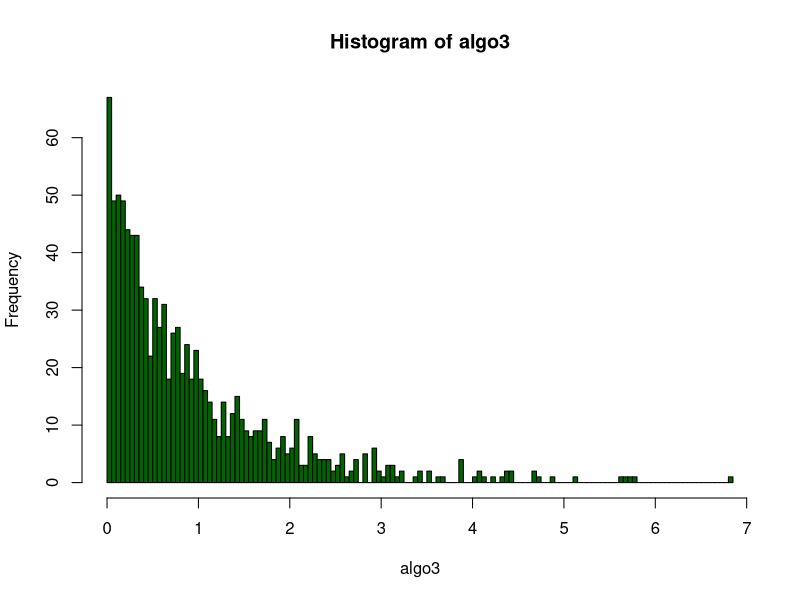

Source code (R):
alg3=function(n,alpha)
{
algo3=vector(length=n)
i=1;count=0
d=1.0334-0.0766*exp(2.2942*(alpha))
b=alpha*(d^(alpha-1))*exp(-1*d)
#print(b)
a=(2*(1-exp(-0.5*d)))^(alpha)
#print(a)
c=a+b
while(i<=n)
{
arr=runif(2)
count=count+1
if (arr[1]<=a/c) 
{
X=-2*log(1-((c*arr[1])^(1/alpha))/2)
}
else 
{
X=-log((c*(1-arr[1]))/(alpha*(d^(alpha-1))))
}
if (X<=d && X!=0 && (arr[2]<=((X^(alpha-1))*
(exp(-X/2)))/((2*(1-exp(-1*X/2)))^(alpha-1))))
{
algo3[i]=X
i=i+1
}
if (X>d && arr[2]<(d/X)^(1-alpha))
{
algo3[i]=X
i=i+1
}
}
integrand=function(x){x^(alpha)*exp(-1*x)}
d=integrate(integrand,lower=0,upper=Inf)$value
cat("Theoritical acceptance via alg3:",d/c,"\n")
#print(1/c)
cat("Acceptance Obtained:",n/count,"\n")
png("image5.png")
hist(algo3,breaks=100,col="darkgreen")
dev.off()
}
alg3(1000,0.9)
